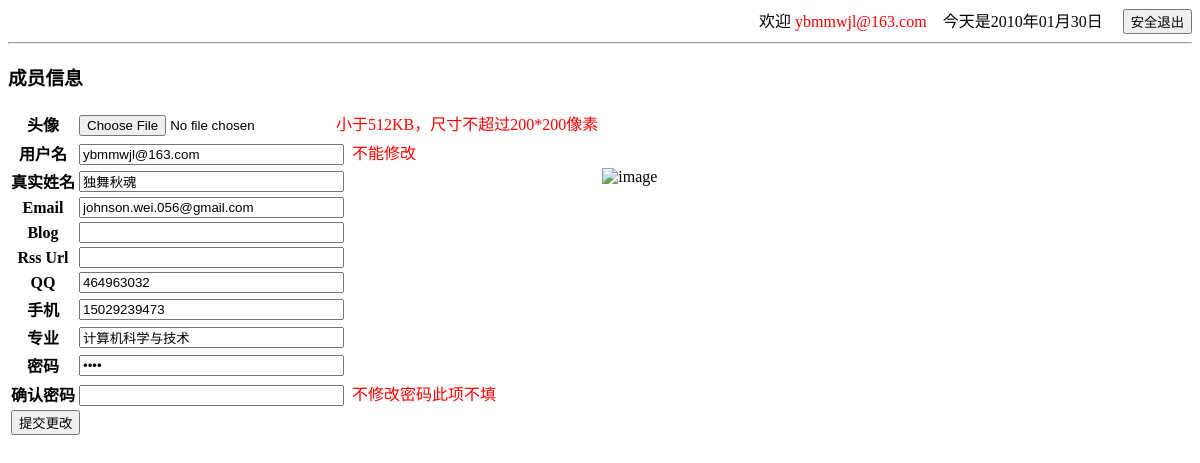
The app's page /member_info_management/php/member_info.php (signed in), older data.
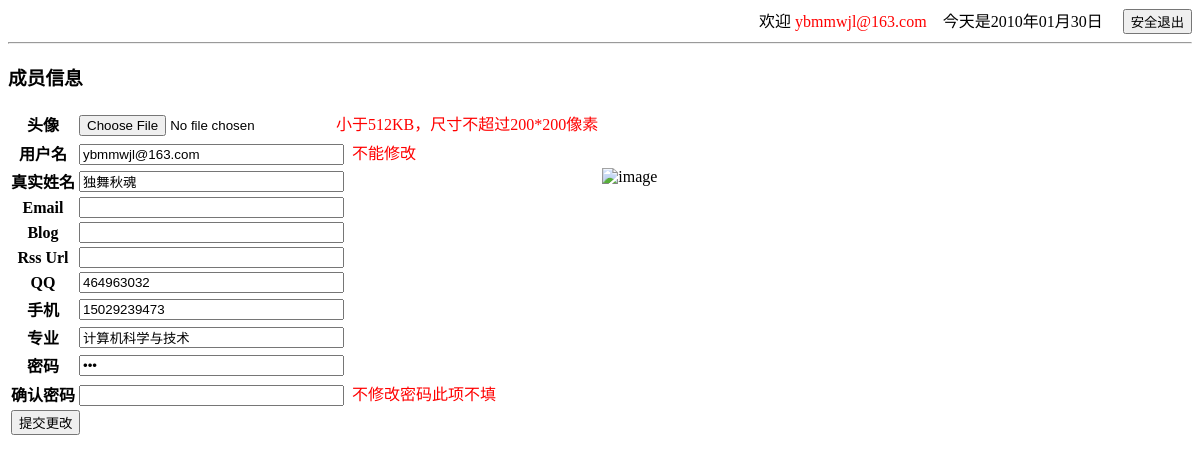
The same page, newer data.
### tables this page shows
CREATE TABLE IF NOT EXISTS `xy_member` (
  `member_ID` bigint(20) unsigned NOT NULL AUTO_INCREMENT,
  `member_category_ID` bigint(20) unsigned DEFAULT '0',
  `member_name` varchar(50) NOT NULL DEFAULT '',
  `member_nickname` varchar(255) DEFAULT '',
  `member_email` varchar(255) DEFAULT '',
  `member_blog` varchar(255) DEFAULT '',
  `member_rss_url` varchar(255) DEFAULT '',
  `member_QQ` varchar(255) DEFAULT '',
  `member_mobile` varchar(255) DEFAULT '',
  `member_major` varchar(255) DEFAULT '',
  `member_pwd` varchar(20) NOT NULL DEFAULT '00000000',
  PRIMARY KEY (`member_ID`),
  UNIQUE KEY `member_name` (`member_name`)
);

### member_info_management/php/backstage.php (called while the page is built, shortened)
<?php
class MemberInfo {
	function getMemberInfo() {
		if (isset($_POST['updateSettings'])) {
			$devMemberInfo['member_name'] = $_SESSION['user_name'];
			if (isset($_POST['member_nickname'])) {
				$devMemberInfo['member_nickname'] = $_POST['member_nickname'];
			}
			if (isset($_POST['member_email'])) {
				$devMemberInfo['member_email'] = $_POST['member_email'];
			}
			if (isset($_POST['member_blog'])) {
				$devMemberInfo['member_blog'] = $_POST['member_blog'];
			}
			if (isset($_POST['member_rss_url'])) {
				$devMemberInfo['member_rss_url'] = $_POST['member_rss_url'];
			}
			if (isset($_POST['member_QQ'])) {
				$devMemberInfo['member_QQ'] = $_POST['member_QQ'];
			}
			if (isset($_POST['member_mobile'])) {
				$devMemberInfo['member_mobile'] = $_POST['member_mobile'];
			}
			if (isset($_POST['member_major'])) {
				$devMemberInfo['member_major'] = $_POST['member_major'];
			}
			$result = mysql_query("select * from xy_member where member_name = '" . $_POST['member_name'] . "'");
			$row = mysql_fetch_array($result);
			if ($row['member_pwd'] != $_POST['member_pwd']) {
				if ($_POST['member_pwd'] == $_POST['member_pwd_confirm']) {
					$devMemberInfo['member_pwd'] = $_POST['member_pwd'];
					$pwd_through = 1;
				} else {
					$pwd_through = 0;
					$devMemberInfo['member_pwd'] = $row['member_pwd'];
				}
			} else {
				$pwd_through = 1;
				$devMemberInfo['member_pwd'] = $row['member_pwd'];
			}
			$sql = "update xy_member set member_nickname = '" . $devMemberInfo['member_nickname'] .
					"', member_email = '" . $devMemberInfo['member_email'] . "', member_blog = '" . $devMemberInfo['member_blog'] .
					"', member_rss_url = '" . $devMemberInfo['member_rss_url'] . "', member_QQ = '" . $devMemberInfo['member_QQ'] .
					"', member_mobile = '" . $devMemberInfo['member_mobile'] . "', member_major = '" . $devMemberInfo['member_major'] .
					"', member_pwd = '" . $devMemberInfo['member_pwd'] . "' where member_name = '" . $devMemberInfo['member_name'] . "'";
			$flag = mysql_query($sql);
			if ($flag) {
				if (!$pwd_through) {
					echo "<script>document.getElementById('updateResult').innerHTML='两次密码不一致!'</script>";
				} else {
					echo "<script>document.getElementById('updateResult').innerHTML='更新已保存!'</script>";
				}
			} else {
				echo "<script>document.getElementById('updateResult').innerHTML='更新异常!'</script>";
			}
			} else {
			$tmpInfo = mysql_query("select * from xy_member where member_name = '" .
			$_SESSION['user_name'] . "'");
			if (mysql_num_rows($tmpInfo)) {
				$row = mysql_fetch_array($tmpInfo);
				foreach($row as $key => $value) {
					if ($key != 'member_ID') {
						$devMemberInfo[$key] = $value;
					}
				}
			} else {
				echo "<script>window.location.replace('login.php')</script>";
			}
		}
		return $devMemberInfo;
	}
}
$dl_memberInfo = new MemberInfo();
$memberInfo = $dl_memberInfo->getMemberInfo();
?>

### member_info_management/php/member_info.php (the view, shortened to what this page needs)
<!DOCTYPE html PUBLIC "-//W3C//DTD XHTML 1.0 Transitional//EN" "http://www.w3.org/TR/xhtml1/DTD/xhtml1-transitional.dtd">
<html>
	<head>
	</head>
	<body>
		<div align="right">
		欢迎&nbsp;<font color="red"><?php echo $_SESSION['user_name'];?></font>
		<?php
			echo '今天是' . date('Y年m月d日');
		?>
		<input type="button" value="安全退出"
			onclick="window.location.replace('login.php')"/>
		</div>
		<hr/>
		<?php
			include("backstage.php");
		?>
		<h3>成员信息</h3>
		<form name="form2" action="<?php echo $_SERVER['REQUEST_URI'];?>" method="post" enctype="multipart/form-data">
			<table>
				<tr>
					<th>头像</th>
					<td><input type="file" name="my_img" onchange="goto(this.value)"/>
						<font color="red">小于512KB，尺寸不超过200*200像素</font>
						</td>
					<td rowspan="5"><img alt="image" id="showImg" /></td>
				</tr>
				<tr>
					<th>用户名</th>
					<td><input type="text" size="30" name="member_name" value="<?php echo $memberInfo['member_name'];?>" readonly="readonly"/>&nbsp;
					<font color="red">不能修改</font></td>
				</tr>
				<tr>
					<th>真实姓名</th>
					<td><input type="text" size="30"  name="member_nickname"
						value="<?php echo $memberInfo['member_nickname'];?>"/></td>
				</tr>
				<tr>
					<th>Email</th>
					<td><input type="text" size="30"  name="member_email"
						value="<?php echo $memberInfo['member_email'];?>"/></td>
				</tr>
				<tr>
					<th>Blog</th>
					<td><input type="text" size="30"  name="member_blog"
						value="<?php echo $memberInfo['member_blog'];?>"/></td>
				</tr>
				<tr>
					<th>Rss Url</th>
					<td><input type="text"  size="30" name="member_rss_url"
						value="<?php echo $memberInfo['member_rss_url'];?>"/></td>
				</tr>
				<tr>
					<th>QQ</th>
					<td><input type="text"  size="30" name="member_QQ"
						value="<?php echo $memberInfo['member_QQ'];?>"/></td>
				</tr>
				<tr>
					<th>手机</th>
					<td><input type="text" size="30"  name="member_mobile"
						value="<?php echo $memberInfo['member_mobile'];?>"/></td>
				</tr>
				<tr>
					<th>专业</th>
					<td><input type="text"  size="30" name="member_major"
						value="<?php echo $memberInfo['member_major'];?>"/></td>
				</tr>
				<tr>
					<th>密码</th>
					<td><input type="password" size="30" name="member_pwd"
						value="<?php echo $memberInfo['member_pwd'];?>"/></td>
				</tr>
				<tr>
					<th>确认密码</th>
					<td><input type="password" size="30" name="member_pwd_confirm"/>&nbsp;
					<font color="red">不修改密码此项不填</font>
					</td>
				</tr>
				<tr>
					<td colspan="2"><input type="button" value="提交更改" onclick="check()"/></td>
				</tr>
			</table>
		</form>
	</body>
</html>

Row changes from the older to the newer data that the page shows:
changed xy_member "ybmmwjl@163.com": member_email "johnson.wei.056@gmail.com" → (not shown)
